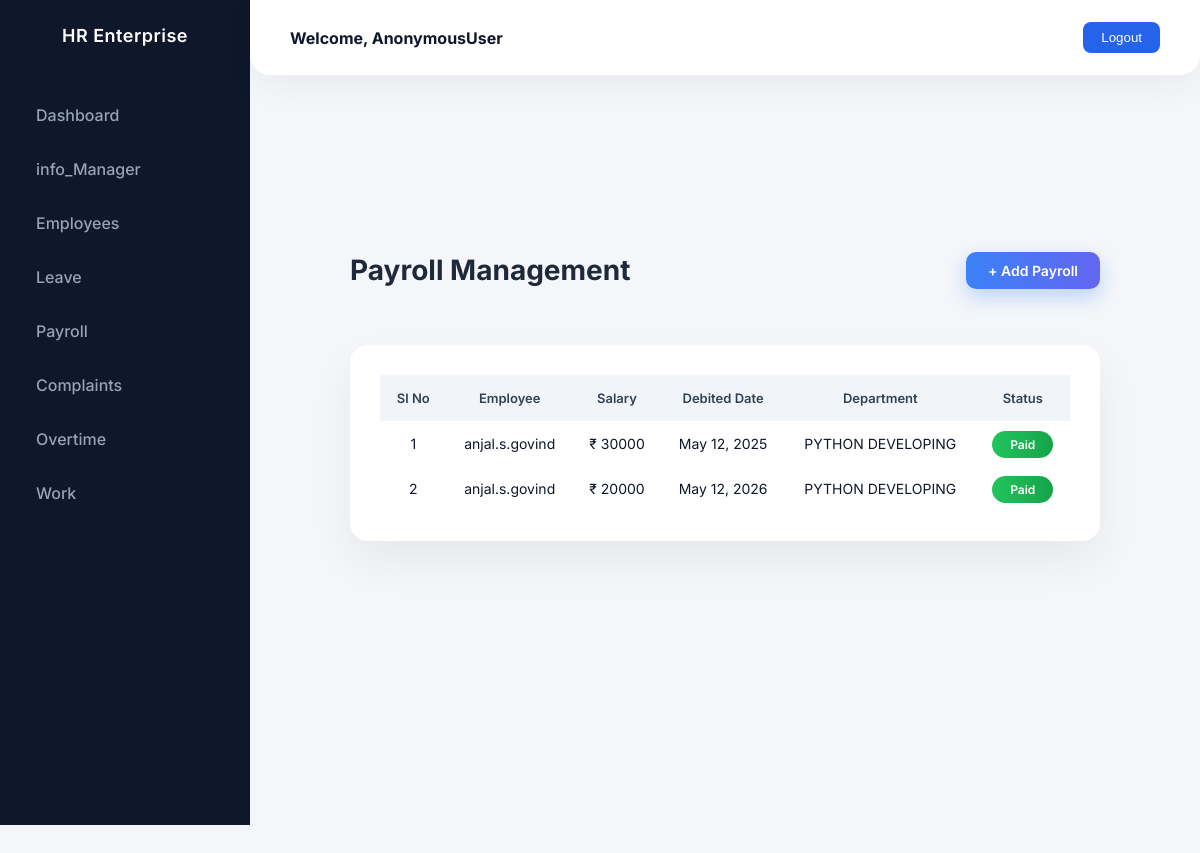
/salary_view, run on an earlier commit of the app's database.
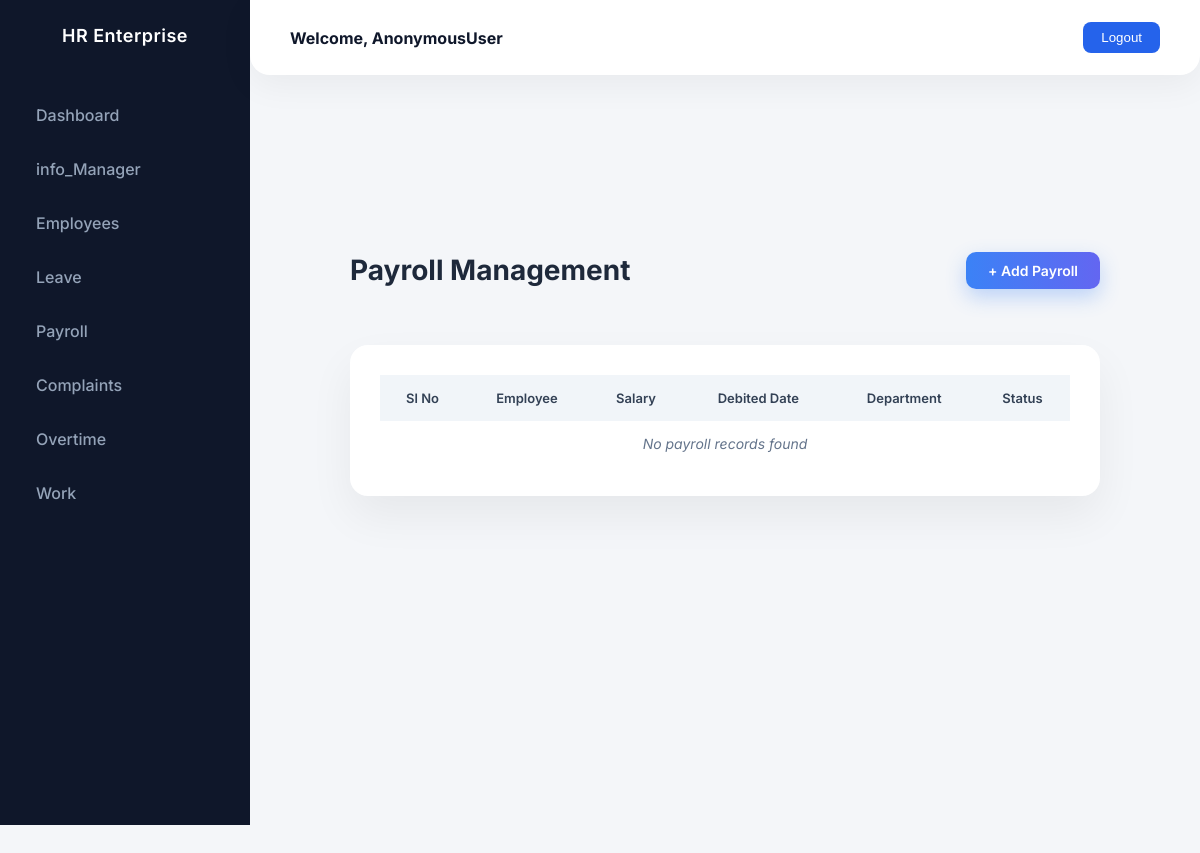
And on a later commit of the database.
### Hr_cloud_app/models.py (models this page shows)
class Payroll(models.Model):
    payroll_details= models.ForeignKey("Employee", on_delete=models.CASCADE)
    salary = models.IntegerField()
    date = models.DateField()
    department = (
        ("UI/UX", "Ui/Ux"),
        ("DATA SCIENCE", "data science"),
        ("PYTHON DEVELOPING", "python_developing"),
        ("FLUTTER", "flutter"),
        ("DATA ANALATICS", "data analytics"),
        ("REACT", "react"),
        ("FRONT END DEVELOPING", "front end development"),
        ("BACK END DEVELOPING", "back end development"),
        ("DEVOPS", "devops"),
        ("CLOUD", "cloud"),
    )
    department = models.CharField(max_length=100,
                                  choices=department,
                                  default="UI/UX")

class Employee(models.Model):
    employee_details =  models.OneToOneField("Login",on_delete=models.DO_NOTHING)
    name = models.CharField(max_length=100)
    email = models.EmailField()
    phone = models.IntegerField()
    department = models.CharField(max_length=100)
    account = models.CharField(max_length=100)
    address = models.TextField()
    document = models.FileField(upload_to='documents/')
    def __str__(self):
        return self.name

### Hr_cloud_app/hrviews.py (the view)
# urls.py: path('salary_view',hrviews.salary_view,name='salary_view'),
def salary_view(request):
    data=Payroll.objects.all()
    return render(request,'hr/salary_view.html',{'data':data})

### templates/hr/salary_view.html (shortened to what this page needs)
{% extends "hr/dashhr.html" %}
{% load crispy_forms_tags %}
{% block content %}
<div class="payroll-wrapper">
    <div class="page-header">
        <h2 class="page-title">Payroll Management</h2>
        <a href="{% url 'salary_add' %}" class="btn-add">
            + Add Payroll
        </a>
    </div>
    <div class="table-card">
        <div class="table-responsive">
            <table class="table align-middle">
                <thead>
                    <tr>
                        <th>Sl No</th>
                        <th>Employee</th>
                        <th>Salary</th>
                        <th>Debited Date</th>
                        <th>Department</th>
                        <th>Status</th>
                    </tr>
                </thead>
                <tbody>
                    {% for i in data %}
                        <tr>
                            <td>{{ forloop.counter }}</td>
                            <td class="fw-semibold">{{ i.payroll_details }}</td>
                            <td>₹ {{ i.salary }}</td>
                            <td>{{ i.date }}</td>
                            <td>{{ i.department }}</td>
                            <td>
                                    <span class="badge-paid">Paid</span>
                        </tr>
                    {% empty %}
                        <tr>
                            <td colspan="7" class="empty-row">
                                No payroll records found
                            </td>
                        </tr>
                    {% endfor %}
                </tbody>
            </table>
        </div>
    </div>
</div>
{% endblock %}

### templates/hr/dashhr.html (shortened to what this page needs)
{% load static %}
<!DOCTYPE html>
<html lang="en">
<head>
<link rel="stylesheet" href="{% static 'assets/vendors/mdi/css/materialdesignicons.min.css' %}">
</head>
<body>
<div class="sidebar">
    <div class="sidebar-header">HR Enterprise</div>
    <ul>
        <li><a href="{% url 'hr_dashboard' %}">Dashboard</a></li>
         <li><a href="{% url 'noficication_hr' %}">info_Manager</a></li>
        <li><a href="{% url 'employee_view' %}">Employees</a></li>
        <li><a href="{% url 'leave_view_hr' %}">Leave</a></li>
        <li><a href="{% url 'salary_view' %}">Payroll</a></li>
        <li><a href="{% url 'complaint_hr' %}">Complaints</a></li>
        <li><a href="{% url 'over_view_hr' %}">Overtime</a></li>
        <li><a href="{% url 'project_list' %}">Work</a></li>
    </ul>
</div>
<div class="navbar">
    <h4>Welcome, {{ request.user }}</h4>
    <a href="{% url 'Log_out_hr' %}">
        <button class="btn-logout">Logout</button>
    </a>
</div>
<div class="content">
    <div class="content-card">
        {% block content %}
        {% endblock %}
    </div>
</div>
</body>
</html>

### templates/hr/dashhr.html (style rules this page uses)
:root { --primary: #2563eb; --gradient: linear-gradient(180deg, #3b82f6, #6366f1); --sidebar-bg: #0f172a; --sidebar-hover: rgba(255,255,255,0.06); --text-light: #94a3b8; --bg-main: #f1f5f9; }
body { margin: 0; font-family: 'Inter', sans-serif; background: var(--bg-main); color: #0f172a; overflow-x: hidden; }
.sidebar { position: fixed; width: 250px; height: 100vh; background: var(--sidebar-bg); padding-top: 25px; transition: all 0.4s ease; }
.sidebar-header { text-align: center; color: white; font-weight: 600; font-size: 18px; letter-spacing: 0.5px; margin-bottom: 45px; }
.sidebar ul { list-style: none; padding: 0; }
.sidebar ul li { position: relative; margin: 6px 0; }
.sidebar ul li a { display: flex; align-items: center; padding: 14px 22px; color: var(--text-light); text-decoration: none; font-weight: 500; border-radius: 8px; transition: all 0.3s ease; }
.navbar { position: fixed; left: 250px; right: 0; top: 0; height: 75px; background: #ffffff; display: flex; align-items: center; justify-content: space-between; padding: 0 40px; border-bottom-left-radius: 20px; border-bottom-right-radius: 20px; box-shadow: 0 10px 35px rgba(0,0,0,0.05); z-index: 100; }
.btn-logout { background: var(--primary); border: none; padding: 8px 18px; border-radius: 8px; color: white; font-weight: 500; transition: 0.3s ease; }
.content { margin-left: 250px; padding: 120px 50px 50px 50px; }

### templates/hr/salary_view.html (style rules this page uses)
body { font-family: 'Inter', sans-serif; background-color: #f4f6f9; color: #0f172a; }
.payroll-wrapper { padding: 110px 50px 40px 50px; min-height: 100vh; animation: fadeInPage 0.4s ease forwards; }
.page-header { display: flex; justify-content: space-between; align-items: center; margin-bottom: 35px; }
.page-title { font-size: 28px; font-weight: 700; color: #1e293b; }
.btn-add { background: linear-gradient(90deg, #3b82f6, #6366f1); color: #fff; border-radius: 10px; padding: 10px 22px; font-size: 14px; font-weight: 600; text-decoration: none; box-shadow: 0 8px 20px rgba(59,130,246,0.3); transition: 0.3s ease; }
.table-card { background: #ffffff; border-radius: 18px; box-shadow: 0 20px 45px rgba(0,0,0,0.06); padding: 30px; transition: 0.3s ease; }
.table { width: 100%; border-collapse: separate; border-spacing: 0; }
.table thead th { background: #f1f5f9; font-weight: 600; font-size: 13px; padding: 15px; text-align: center; color: #334155; }
.table tbody td { padding: 14px; font-size: 14px; text-align: center; }
.table tbody tr { transition: 0.25s ease; }
.empty-row { text-align: center; padding: 50px; color: #64748b; font-style: italic; font-size: 14px; }

What changed in the data, as far as the page shows it:
removed Payroll: payroll_details "anjal.s.govind", salary "30000", date "May 12, 2025", department "PYTHON DEVELOPING"
removed Payroll: payroll_details "anjal.s.govind", salary "20000", date "May 12, 2026", department "PYTHON DEVELOPING"
Also different on the page:
text now shown: "No payroll records found"
